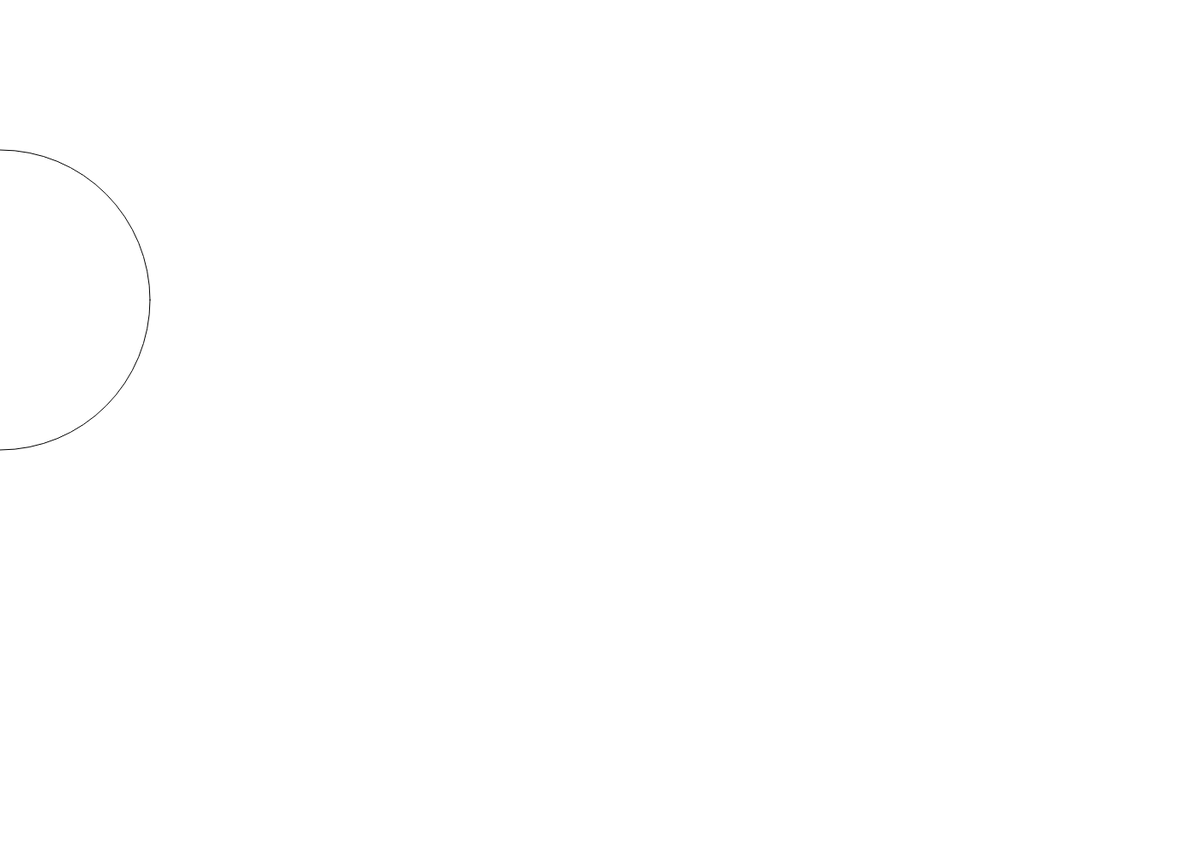
Frame 1 (no input)
Frame 60 (no input): identical to frame 1, image omitted
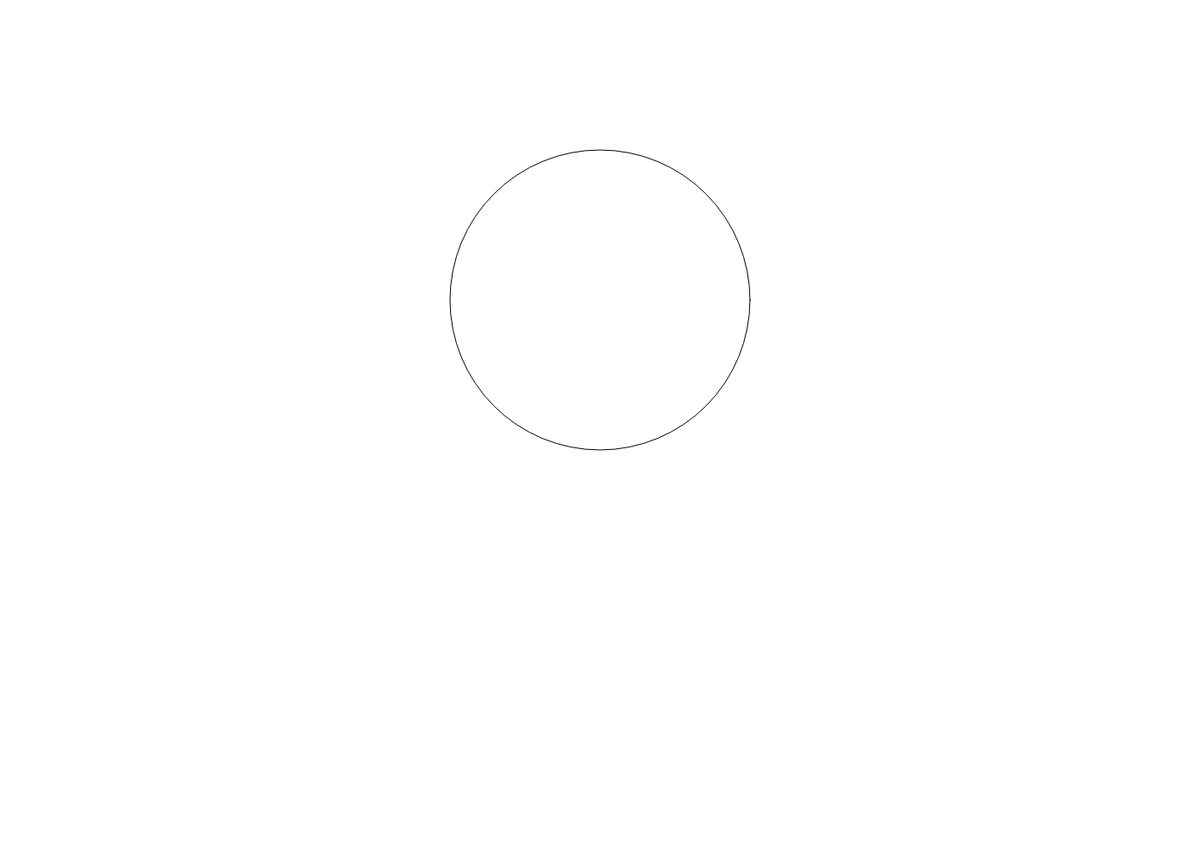
Frame 120 (the mouse pressed at the canvas centre since frame 60)

The p5.js sketch that drew these frames (run headless with seeded random() and noise() and a simulated clock; from frame 60 on, the mouse is pressed at the canvas centre):

// p5.js sketch
// ── sketch.js

function setup() {
  createCanvas(1400,1000);
}

function draw() {
  background(255);
   ellipse(mouseX,350,350,350)
}
